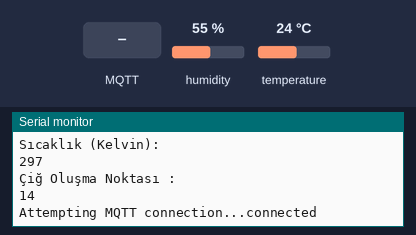
Simulated run of this sketch. Board: ESP8266 (NodeMCU). On the bench: the last lines printed to the serial monitor. The inputs (shaded band) are chosen by the test bench; at power-on: humidity 55 %, temperature 24 °C. WiFi joins after 1.5 s; servers stay silent unless stated; random numbers use the default seed unless the sketch sets one; no MQTT or app messages arrive unless stated.

Above: at 2.8 s.
2.9 s: MQTT message "1" arrives on the first subscribed topic
At 4.4 s:
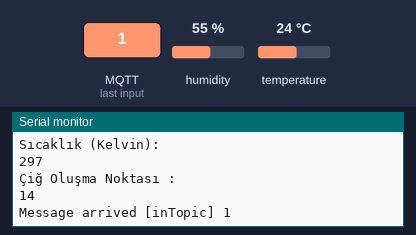
5.3 s: MQTT message "on" arrives on the first subscribed topic
At 6.7 s:
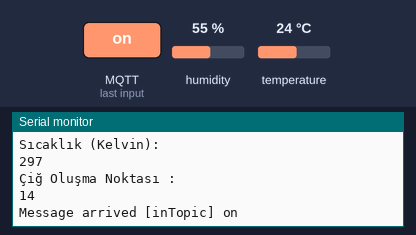
7.5 s: MQTT message "off" arrives on the first subscribed topic
At 9.1 s:
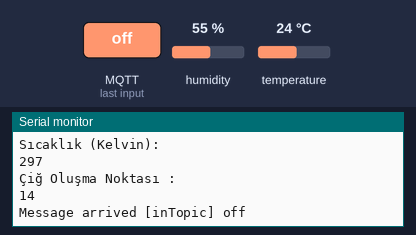
9.6 s: MQTT message "1" arrives on the second subscribed topic
At 11.4 s:
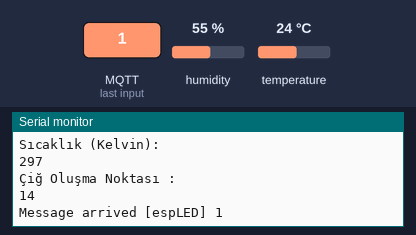
11.7 s: MQTT message "on" arrives on the second subscribed topic
At 13.5 s:
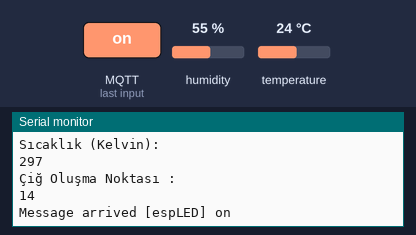
13.8 s: MQTT message "off" arrives on the second subscribed topic
At 14.8 s:
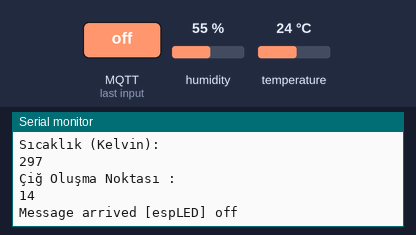
Timing chart, 0 to 16.8 s (numbered marks = the images above; inputs shaded):
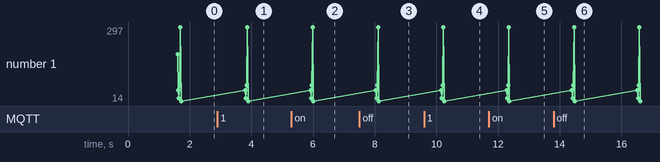

The sketch:

ESP8266-DHT11-MQTT.ino
```cpp
#include <dht11.h>
#include <ESP8266WiFi.h>
#include <PubSubClient.h>
#define DHT11PIN 4 // DHT11PIN olarak Dijital 2'yi belirliyoruz.z
dht11 DHT11;

const char* ssid = "enes";
const char* password = "123456789";
const char* mqtt_server = "192.168.1.42";


WiFiClient espClient;
PubSubClient client(espClient);

void setup_wifi() {

  delay(100);
  Serial.println();
  Serial.print("Connecting to ");
  Serial.println(ssid);

  WiFi.mode(WIFI_STA);
  WiFi.begin(ssid, password);

  while (WiFi.status() != WL_CONNECTED) {
    delay(50);
    Serial.print(".");
  }

  randomSeed(micros());

  Serial.println("");
  Serial.println("WiFi connected");
  Serial.println("IP address: ");
  Serial.println(WiFi.localIP());
}

void callback(char* topic, byte* payload, unsigned int length) {
  Serial.print("Message arrived [");
  Serial.print(topic);
  Serial.print("] ");
  for (int i = 0; i < length; i++) {
    Serial.print((char)payload[i]);
  }
  Serial.println();

  if ((char)payload[0] == '1') {

  }
}
void reconnect() {
  while (!client.connected()) {
    Serial.print("Attempting MQTT connection...");
    String clientId = "ESP8266Client-";
    clientId += String(random(0xffff), HEX);
    if (client.connect(clientId.c_str())) {
      Serial.println("connected");
      client.publish("outTopic", "hello world");
      client.subscribe("inTopic");
      client.subscribe("espLED");
    } else {
      Serial.print("failed, rc=");
      Serial.print(client.state());
      Serial.println(" try again in 5 seconds");
      delay(500);
    }
  }
}

void setup() {
  Serial.begin(115200);
  setup_wifi();
  client.setServer(mqtt_server, 1883);
  client.setCallback(callback);
}

void loop() {
  Serial.println("\n");
  int chk = DHT11.read(DHT11PIN);
  int veri1=((int)DHT11.humidity);
  Serial.println("Nem (%): ");
  Serial.println(veri1);

  Serial.println("\n");
  int chk2 = DHT11.read(DHT11PIN);
  int veri2=((int)DHT11.temperature);
  Serial.println("Sıcaklık (Celcius):");
  Serial.println(veri2);

  Serial.println("\n");
  int chk3 = DHT11.read(DHT11PIN);
  int veri3=((int)DHT11.fahrenheit());
  Serial.println("Sıcaklık (Fahrenheit):");
  Serial.println(veri3);

  Serial.println("\n");
  int chk4 = DHT11.read(DHT11PIN);
  int veri4=((int)DHT11.kelvin());
  Serial.println("Sıcaklık (Kelvin):");
  Serial.println(veri4);

  Serial.println("\n");
  int chk5 = DHT11.read(DHT11PIN);
  int veri5=((int)DHT11.dewPoint());
  Serial.println("Çiğ Oluşma Noktası :");
  Serial.println(veri5);
  reconnect();
  client.loop();

  client.publish("nem", String(veri1).c_str(), true);
  client.publish("celcius", String(veri2).c_str(), true);
  client.publish("fahrenheit", String(veri3).c_str(), true);
  client.publish("kelvin", String(veri4).c_str(), true);
  client.publish("cig", String(veri5).c_str(), true);


  delay(2000);


     }
```

Measured:
- after the input at 2.9 s, the serial monitor: prints a new line after 0.99 s (image 1)
- after the input at 5.3 s, the serial monitor: prints a new line after 0.71 s (image 2)
- after the input at 7.5 s, the serial monitor: prints a new line after 0.63 s (image 3)
- after the input at 9.6 s, the serial monitor: prints a new line after 0.65 s (image 4)
- after the input at 11.7 s, the serial monitor: prints a new line after 0.67 s (image 5)
- after the input at 13.8 s, the serial monitor: prints a new line after 0.69 s (image 6)
